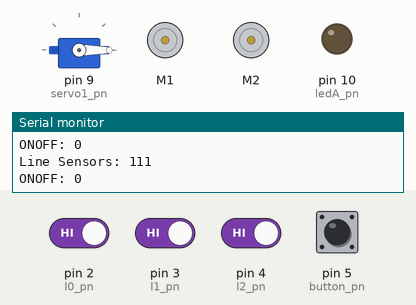
Simulated run of this sketch. Board: Arduino Uno, built with avr-gcc and run on an emulated ATmega328P. On the bench: servo, 2 × DC motor (green arrow = forward, orange = backward, longer = faster), output pins drawn as LEDs (lit = HIGH), the last lines printed to the serial monitor. Inputs (shaded band) come from the test bench; at power-on: pin 2 (l0_pn), pin 3 (l1_pn), pin 4 (l2_pn) HIGH, pin 5 (button_pn) LOW.

Above: at 1.2 s.
1.3 s: pin 5 (button_pn) pulled HIGH for 0.15 s
At 3.3 s:
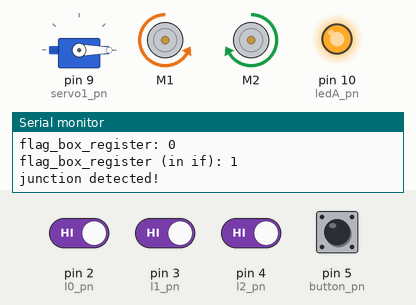
10.4 s: pin 4 (l2_pn) driven LOW
13.4 s: pin 2 (l0_pn) driven LOW
At 14.4 s:
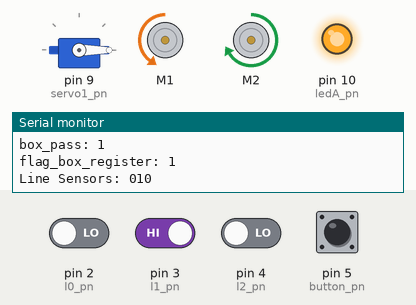
15.0 s: pin 3 (l1_pn) driven LOW
At 16.6 s:
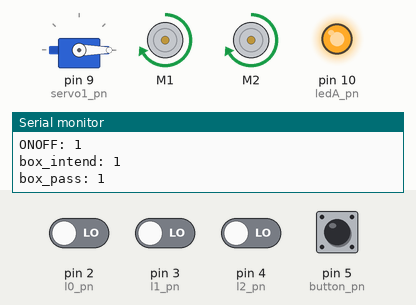
18.0 s: pin 2 (l0_pn) driven HIGH
Timing chart, 0 to 20.8 s (numbered marks = the images above; inputs shaded):
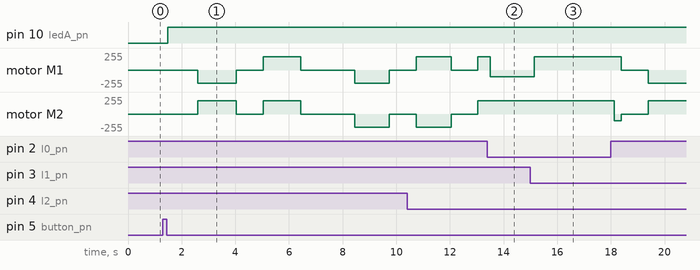

Measured:
- after the input at 1.3 s, pin 10 (ledA_pn): LOW → HIGH after 0.19 s; motor M1: stopped → backward 200/255 after 1.3 s, → stopped 1.5 s later, → forward 200/255 1.0 s later, → stopped 1.4 s later, … (6 changes in this stretch)
- after the input at 13.4 s, motor M1: forward 200/255 → backward 100/255 after 0.11 s
- after the input at 15.0 s, motor M1: backward 100/255 → forward 200/255 after 0.15 s

The sketch:

box_register_test.ino
```cpp
// SET the value below for testing
int box_intend = 1;
/*
   box_intend = 1 --> deliver in green box
   box_intend = 3 --> deliver in red box
*/


#include <Wire.h>
#include <Adafruit_MotorShield.h>
#include "utility/Adafruit_MS_PWMServoDriver.h"
#include <Servo.h>

/* setup the motor and create the DC motor object*/
Adafruit_MotorShield AFMS = Adafruit_MotorShield(); // Create the Adafruit_MotorShield object
Adafruit_DCMotor *Rwheel = AFMS.getMotor(1);        // RIHGT
Adafruit_DCMotor *Lwheel = AFMS.getMotor(2);        // LEFT
int motor_speed = 200;
int duration_steer = 1400; // require testing to determine value
int duration_start_forward = 1400;
Servo servo_claw;


// Pins Set-up:
//Digital:
const int button_pn = 5;
const int l0_pn = 2; //left
const int l1_pn = 3; //right
const int l2_pn = 4; //far right (for juntion counting)
const int servo1_pn = 9;
const int ledA_pn = 10;


// Sensor Values
int l0, l1, l2, hall;


// button debounce variables
byte lastButtonState = LOW;
unsigned long debounceDuration = 50; // millis
unsigned long lastTimeButtonStateChanged = 0;

/*************
   flags
**************/
bool flag_onoff = false; // push button: robot on or off
bool flag_ledA;
char flag_nav = 'P';
bool flag_blk = true; // assume block has been collected in this test!!!
bool flag_delivered = false;
int box_pass = 0;
bool flag_box_register;


unsigned long return_home_time = 0;
int return_home_duration = 5100;


void setup() {
  Serial.begin(9600);
  // set pins as inputs
  pinMode(button_pn, INPUT);
  pinMode(l0_pn, INPUT);
  pinMode(l1_pn, INPUT);
  pinMode(l2_pn, INPUT);
  pinMode(servo1_pn, OUTPUT);
  pinMode(ledA_pn, OUTPUT);
  AFMS.begin(); // Connect to the motor controller
  servo_claw.attach(servo1_pn);  // connect to servo
  servo_claw.write(0);
}


void loop() {

  /*read & print line sensors*/
  Serial.print("Line Sensors: ");
  l0 = digitalRead(l0_pn);
  Serial.print(l0);
  l1 = digitalRead(l1_pn);
  Serial.print(l1);
  l2 = digitalRead(l2_pn);
  Serial.println(l2);


  /** On-off Push Button:*/
  // if the time elapsed is greater than time for debounce:
  if (millis() - lastTimeButtonStateChanged > debounceDuration) {
    // read button state
    byte buttonState = digitalRead(button_pn);
    // if button state has changed
    if (buttonState != lastButtonState) {
      // update time
      lastTimeButtonStateChanged = millis();
      // update lastButton state
      lastButtonState = buttonState;
      // while being pressed
      if (buttonState == LOW)
      {
        // do an action, for example print on Serial
        Serial.println("Button released");
        flag_onoff = !flag_onoff;
      }
    }
  }
  Serial.print("ONOFF: ");
  Serial.println(flag_onoff);
  if (flag_onoff == false && flag_ledA == true ) {
    digitalWrite(ledA_pn, LOW);
  }
  else if (flag_onoff == true && flag_ledA == false) {
    digitalWrite(ledA_pn, HIGH);
  }


  /*********************************************************************************

   ********************************************************************************/
  if (flag_onoff == true) {
    Serial.print("box_intend: ");
    Serial.println(box_intend);
    Serial.print("box_pass: ");
    Serial.println(box_pass);

    Serial.print("flag_box_register: ");
    Serial.println(flag_box_register);


    if (flag_delivered == false) //blk has yet to be delivered
    {
      if (l2 == LOW) //move back towards the green box
      {
        flag_box_register = false;
        line_follow();
      }
      else if (l2 == HIGH && l1 == HIGH )// junction detected! --> blk delivery
      {
        if (flag_box_register == false) {
          // if junction for box has not been registered
          flag_box_register = true; // at start of junction raise junction flag
          // increment the number of box-junctions passed
          box_pass += 1;
          Serial.print("flag_box_register (in if): ");
          Serial.println(flag_box_register);

        }
        if (box_pass == box_intend) //time to deliver the blk!!
        {
          Serial.println("junction detected!");
          blk_delivery();
          blk_retriet();
          return_home_time = millis();
        }
        else if (box_pass < box_intend) //not yet reached the intended box to deliver the blk.
        {
          move_forward();
        }
        else {
          Serial.println("Error: the robot missed the box to deliver!");
        }
      }
    }
    else //blk has been delivered, return home
    {
      if ((millis() - return_home_time) < return_home_duration) {
        line_follow();
      }
      else // junction detected! --> return home
      {
        Serial.println("junction detected!");
        return_home();
      }
    }
  }
  else if (flag_onoff == false && flag_nav == 'P')
  {
    stop_move();
  }
}


/*========= FUNCTIONS ===================*/
void line_follow() {
  if (l2 == LOW) {

    // 000 & it's not already moving forward
    if ((l0 == LOW && l1 == LOW) && flag_nav != 'F') {
      move_forward();
      Serial.println("Move Forward");
    }

    // 100 & not already moving left
    else if ((l0 == HIGH && l1 == LOW) && flag_nav != 'L') {
      adjust_left();
    }

    // 010 & not already moving right
    else if ((l0 == LOW && l1 == HIGH) && flag_nav != 'R') {
      adjust_right();
    }
  }

  // xx1 or 11x(junction detected)
  else if (l2 == HIGH || (l0 == HIGH && l1 == HIGH)) {
    // handle junction depending on flags
    Serial.println("Junction Detected");
  }

  // catch all other cases: stop & report error
  else {
    stop_move();
    Serial.print("Line Sensor Error: ");
    Serial.print(l0);
    Serial.print(l1);
    Serial.println(l2);
  }
}


/*********************************************************************************
   Functions related to navigation
 *********************************************************************************/

void stop_move() {
  flag_nav = 'P';
  Rwheel->run(RELEASE);
  Rwheel->setSpeed(0);
  Lwheel->run(RELEASE);
  Lwheel->setSpeed(0);
}


void move_forward()
{
  flag_nav = 'F';
  Rwheel->run(FORWARD);
  Rwheel->setSpeed(motor_speed);
  Lwheel->run(FORWARD);
  Lwheel->setSpeed(motor_speed);
}

void move_backward() {
  flag_nav = 'B';
  Rwheel->run(BACKWARD);
  Rwheel->setSpeed(motor_speed);
  Lwheel->run(BACKWARD);
  Lwheel->setSpeed(motor_speed);

}

void adjust_left()
{
  flag_nav = 'L';
  Rwheel->run(FORWARD);
  Rwheel->setSpeed(motor_speed);
  Lwheel->run(BACKWARD);
  Lwheel->setSpeed(100);
}

void adjust_right()
{
  flag_nav = 'R';
  Rwheel->run(BACKWARD);
  Rwheel->setSpeed(100);
  Lwheel->run(FORWARD);
  Lwheel->setSpeed(motor_speed);
}

void turn_90left()
{
  Rwheel->run(FORWARD);
  Rwheel->setSpeed(motor_speed);
  Lwheel->run(BACKWARD);
  Lwheel->setSpeed(motor_speed);
  delay(duration_steer - 100);
}

void turn_90right()
{
  Rwheel->run(BACKWARD);
  Rwheel->setSpeed(motor_speed);
  Lwheel->run(FORWARD);
  Lwheel->setSpeed(motor_speed);
  delay(duration_steer + 50);
}

void turn_180() {
  Rwheel->run(FORWARD);
  Rwheel->setSpeed(motor_speed);
  Lwheel->run(BACKWARD);
  Lwheel->setSpeed(motor_speed);
  delay(duration_steer * 2); // How long it will turn for!

}


/*********************************************************************************
   Functions related to blk
 *********************************************************************************/

void blk_delivery()
{
  stop_move();
  delay(1000);
  turn_90right();
  stop_move();
  delay(1000);
  move_forward();
  delay(duration_start_forward);
  stop_move();
  delay(1000);
  servo_claw.write(0);
  delay(1000);
  flag_delivered = true;
}

void blk_retriet()
{
  move_backward();
  delay(duration_start_forward - 100);
  stop_move();
  delay(1000);
  if (box_intend == 1) {
    turn_90left();
  }
  else if (box_intend == 3) {
    turn_90right();
  }
  stop_move();
  delay(1000);
  move_forward();
  delay(200);
}

void return_home()
{
  stop_move();
  delay(1000);
  if (box_intend == 1) {
    turn_90right();
  }
  else if (box_intend == 3) {
    turn_90left();
  }
  stop_move();
  delay(1000);
  move_forward();
  delay(2.5 * duration_start_forward);
  stop_move();
  delay(1000);
  flag_onoff = false; //power off
  digitalWrite(ledA_pn, LOW);
}
```
